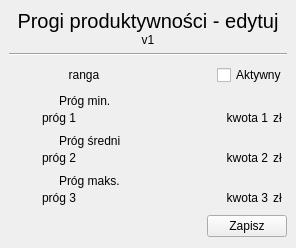
<?xml version="1.0" encoding="UTF-8"?>
<ui version="4.0">
 <class>Form</class>
 <widget class="QWidget" name="Form">
  <property name="geometry">
   <rect>
    <x>0</x>
    <y>0</y>
    <width>296</width>
    <height>248</height>
   </rect>
  </property>
  <property name="windowTitle">
   <string>Form</string>
  </property>
  <layout class="QGridLayout" name="gridLayout">
   <property name="leftMargin">
    <number>0</number>
   </property>
   <property name="topMargin">
    <number>0</number>
   </property>
   <property name="rightMargin">
    <number>0</number>
   </property>
   <property name="bottomMargin">
    <number>0</number>
   </property>
   <property name="spacing">
    <number>0</number>
   </property>
   <item row="0" column="0">
    <widget class="QWidget" name="widget" native="true">
     <layout class="QVBoxLayout" name="verticalLayout_2">
      <item>
       <widget class="QWidget" name="widget_2" native="true">
        <layout class="QVBoxLayout" name="verticalLayout">
         <property name="spacing">
          <number>0</number>
         </property>
         <property name="leftMargin">
          <number>0</number>
         </property>
         <property name="topMargin">
          <number>0</number>
         </property>
         <property name="rightMargin">
          <number>0</number>
         </property>
         <property name="bottomMargin">
          <number>0</number>
         </property>
         <item>
          <widget class="QLabel" name="label">
           <property name="font">
            <font>
             <pointsize>15</pointsize>
            </font>
           </property>
           <property name="text">
            <string>Progi produktywności - edytuj</string>
           </property>
           <property name="alignment">
            <set>Qt::AlignCenter</set>
           </property>
          </widget>
         </item>
         <item>
          <widget class="QLabel" name="label_2">
           <property name="text">
            <string>v1</string>
           </property>
           <property name="alignment">
            <set>Qt::AlignCenter</set>
           </property>
          </widget>
         </item>
        </layout>
       </widget>
      </item>
      <item>
       <widget class="Line" name="line">
        <property name="orientation">
         <enum>Qt::Horizontal</enum>
        </property>
       </widget>
      </item>
      <item>
       <widget class="QWidget" name="widget_3" native="true">
        <layout class="QHBoxLayout" name="horizontalLayout_5">
         <property name="spacing">
          <number>0</number>
         </property>
         <property name="leftMargin">
          <number>0</number>
         </property>
         <property name="topMargin">
          <number>0</number>
         </property>
         <property name="rightMargin">
          <number>0</number>
         </property>
         <property name="bottomMargin">
          <number>0</number>
         </property>
         <item>
          <widget class="QLabel" name="lab_ranga">
           <property name="minimumSize">
            <size>
             <width>150</width>
             <height>0</height>
            </size>
           </property>
           <property name="text">
            <string>ranga</string>
           </property>
           <property name="alignment">
            <set>Qt::AlignCenter</set>
           </property>
          </widget>
         </item>
         <item>
          <spacer name="horizontalSpacer">
           <property name="orientation">
            <enum>Qt::Horizontal</enum>
           </property>
           <property name="sizeHint" stdset="0">
            <size>
             <width>60</width>
             <height>20</height>
            </size>
           </property>
          </spacer>
         </item>
         <item>
          <widget class="QCheckBox" name="check_aktywny">
           <property name="text">
            <string>Aktywny</string>
           </property>
          </widget>
         </item>
        </layout>
       </widget>
      </item>
      <item>
       <widget class="QWidget" name="widget_4" native="true">
        <layout class="QVBoxLayout" name="verticalLayout_7">
         <property name="spacing">
          <number>0</number>
         </property>
         <property name="leftMargin">
          <number>0</number>
         </property>
         <property name="topMargin">
          <number>0</number>
         </property>
         <property name="rightMargin">
          <number>0</number>
         </property>
         <property name="bottomMargin">
          <number>0</number>
         </property>
         <item>
          <widget class="QWidget" name="widget_13" native="true">
           <layout class="QVBoxLayout" name="verticalLayout_6">
            <property name="spacing">
             <number>0</number>
            </property>
            <property name="leftMargin">
             <number>50</number>
            </property>
            <property name="topMargin">
             <number>0</number>
            </property>
            <property name="rightMargin">
             <number>0</number>
            </property>
            <property name="bottomMargin">
             <number>0</number>
            </property>
            <item>
             <widget class="QLabel" name="label_5">
              <property name="text">
               <string>Próg min.</string>
              </property>
             </widget>
            </item>
           </layout>
          </widget>
         </item>
         <item>
          <widget class="QWidget" name="widget_12" native="true">
           <layout class="QHBoxLayout" name="horizontalLayout_6">
            <property name="spacing">
             <number>5</number>
            </property>
            <property name="leftMargin">
             <number>0</number>
            </property>
            <property name="topMargin">
             <number>0</number>
            </property>
            <property name="rightMargin">
             <number>5</number>
            </property>
            <property name="bottomMargin">
             <number>0</number>
            </property>
            <item>
             <widget class="QLabel" name="lab_prog1">
              <property name="minimumSize">
               <size>
                <width>100</width>
                <height>0</height>
               </size>
              </property>
              <property name="text">
               <string>próg 1</string>
              </property>
              <property name="alignment">
               <set>Qt::AlignCenter</set>
              </property>
             </widget>
            </item>
            <item>
             <spacer name="horizontalSpacer_3">
              <property name="orientation">
               <enum>Qt::Horizontal</enum>
              </property>
              <property name="sizeHint" stdset="0">
               <size>
                <width>47</width>
                <height>20</height>
               </size>
              </property>
             </spacer>
            </item>
            <item>
             <widget class="QLabel" name="lab_kwota1">
              <property name="minimumSize">
               <size>
                <width>100</width>
                <height>0</height>
               </size>
              </property>
              <property name="text">
               <string>kwota 1</string>
              </property>
              <property name="alignment">
               <set>Qt::AlignRight|Qt::AlignTrailing|Qt::AlignVCenter</set>
              </property>
             </widget>
            </item>
            <item>
             <widget class="QLabel" name="label_6">
              <property name="text">
               <string>zł</string>
              </property>
             </widget>
            </item>
           </layout>
          </widget>
         </item>
        </layout>
       </widget>
      </item>
      <item>
       <widget class="QWidget" name="widget_5" native="true">
        <layout class="QVBoxLayout" name="verticalLayout_5">
         <property name="spacing">
          <number>0</number>
         </property>
         <property name="leftMargin">
          <number>0</number>
         </property>
         <property name="topMargin">
          <number>0</number>
         </property>
         <property name="rightMargin">
          <number>0</number>
         </property>
         <property name="bottomMargin">
          <number>0</number>
         </property>
         <item>
          <widget class="QWidget" name="widget_11" native="true">
           <layout class="QHBoxLayout" name="horizontalLayout_4">
            <property name="spacing">
             <number>0</number>
            </property>
            <property name="leftMargin">
             <number>50</number>
            </property>
            <property name="topMargin">
             <number>0</number>
            </property>
            <property name="rightMargin">
             <number>0</number>
            </property>
            <property name="bottomMargin">
             <number>0</number>
            </property>
            <item>
             <widget class="QLabel" name="label_4">
              <property name="text">
               <string>Próg średni</string>
              </property>
             </widget>
            </item>
           </layout>
          </widget>
         </item>
         <item>
          <widget class="QWidget" name="widget_10" native="true">
           <layout class="QHBoxLayout" name="horizontalLayout_3">
            <property name="spacing">
             <number>5</number>
            </property>
            <property name="leftMargin">
             <number>0</number>
            </property>
            <property name="topMargin">
             <number>0</number>
            </property>
            <property name="rightMargin">
             <number>5</number>
            </property>
            <property name="bottomMargin">
             <number>0</number>
            </property>
            <item>
             <widget class="QLabel" name="lab_prog2">
              <property name="minimumSize">
               <size>
                <width>100</width>
                <height>0</height>
               </size>
              </property>
              <property name="text">
               <string>próg 2</string>
              </property>
              <property name="alignment">
               <set>Qt::AlignCenter</set>
              </property>
             </widget>
            </item>
            <item>
             <spacer name="horizontalSpacer_4">
              <property name="orientation">
               <enum>Qt::Horizontal</enum>
              </property>
              <property name="sizeHint" stdset="0">
               <size>
                <width>47</width>
                <height>20</height>
               </size>
              </property>
             </spacer>
            </item>
            <item>
             <widget class="QLabel" name="lab_kwota2">
              <property name="minimumSize">
               <size>
                <width>100</width>
                <height>0</height>
               </size>
              </property>
              <property name="text">
               <string>kwota 2</string>
              </property>
              <property name="alignment">
               <set>Qt::AlignRight|Qt::AlignTrailing|Qt::AlignVCenter</set>
              </property>
             </widget>
            </item>
            <item>
             <widget class="QLabel" name="label_7">
              <property name="text">
               <string>zł</string>
              </property>
             </widget>
            </item>
           </layout>
          </widget>
         </item>
        </layout>
       </widget>
      </item>
      <item>
       <widget class="QWidget" name="widget_6" native="true">
        <layout class="QVBoxLayout" name="verticalLayout_4">
         <property name="spacing">
          <number>0</number>
         </property>
         <property name="leftMargin">
          <number>0</number>
         </property>
         <property name="topMargin">
          <number>0</number>
         </property>
         <property name="rightMargin">
          <number>0</number>
         </property>
         <property name="bottomMargin">
          <number>0</number>
         </property>
         <item>
          <widget class="QWidget" name="widget_9" native="true">
           <layout class="QVBoxLayout" name="verticalLayout_3">
            <property name="spacing">
             <number>0</number>
            </property>
            <property name="leftMargin">
             <number>50</number>
            </property>
            <property name="topMargin">
             <number>0</number>
            </property>
            <property name="rightMargin">
             <number>0</number>
            </property>
            <property name="bottomMargin">
             <number>0</number>
            </property>
            <item>
             <widget class="QLabel" name="label_3">
              <property name="text">
               <string>Próg maks. </string>
              </property>
             </widget>
            </item>
           </layout>
          </widget>
         </item>
         <item>
          <widget class="QWidget" name="widget_8" native="true">
           <layout class="QHBoxLayout" name="horizontalLayout_2">
            <property name="spacing">
             <number>5</number>
            </property>
            <property name="leftMargin">
             <number>0</number>
            </property>
            <property name="topMargin">
             <number>0</number>
            </property>
            <property name="rightMargin">
             <number>5</number>
            </property>
            <property name="bottomMargin">
             <number>0</number>
            </property>
            <item>
             <widget class="QLabel" name="lab_prog3">
              <property name="minimumSize">
               <size>
                <width>100</width>
                <height>0</height>
               </size>
              </property>
              <property name="text">
               <string>próg 3</string>
              </property>
              <property name="alignment">
               <set>Qt::AlignCenter</set>
              </property>
             </widget>
            </item>
            <item>
             <spacer name="horizontalSpacer_5">
              <property name="orientation">
               <enum>Qt::Horizontal</enum>
              </property>
              <property name="sizeHint" stdset="0">
               <size>
                <width>47</width>
                <height>20</height>
               </size>
              </property>
             </spacer>
            </item>
            <item>
             <widget class="QLabel" name="lab_kwota3">
              <property name="minimumSize">
               <size>
                <width>100</width>
                <height>0</height>
               </size>
              </property>
              <property name="text">
               <string>kwota 3</string>
              </property>
              <property name="alignment">
               <set>Qt::AlignRight|Qt::AlignTrailing|Qt::AlignVCenter</set>
              </property>
             </widget>
            </item>
            <item>
             <widget class="QLabel" name="label_8">
              <property name="text">
               <string>zł</string>
              </property>
             </widget>
            </item>
           </layout>
          </widget>
         </item>
        </layout>
       </widget>
      </item>
      <item>
       <widget class="QWidget" name="widget_7" native="true">
        <layout class="QHBoxLayout" name="horizontalLayout">
         <property name="spacing">
          <number>0</number>
         </property>
         <property name="leftMargin">
          <number>0</number>
         </property>
         <property name="topMargin">
          <number>0</number>
         </property>
         <property name="rightMargin">
          <number>0</number>
         </property>
         <property name="bottomMargin">
          <number>0</number>
         </property>
         <item>
          <spacer name="horizontalSpacer_2">
           <property name="orientation">
            <enum>Qt::Horizontal</enum>
           </property>
           <property name="sizeHint" stdset="0">
            <size>
             <width>200</width>
             <height>20</height>
            </size>
           </property>
          </spacer>
         </item>
         <item>
          <widget class="QPushButton" name="btn_zapisz">
           <property name="text">
            <string>Zapisz</string>
           </property>
          </widget>
         </item>
        </layout>
       </widget>
      </item>
     </layout>
    </widget>
   </item>
  </layout>
 </widget>
 <resources/>
 <connections/>
</ui>
